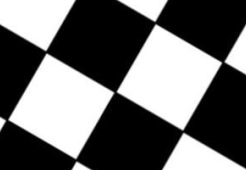
%> input picture 2_Feature_Points/chess.jpg, 246 x 170 px
$ octave chess_HW2_1b.m   (GNU Octave 9; MATLAB toolbox functions it lacks are replaced by stand-ins)
%> lines starting %> are read from the running program, lines starting %| are printed output that depends on the picture
clear all; clc; close all;

I = rgb2gray(imread('chess.jpg')); % read image and change to grayscale
%> I: size 170x246 uint8; min 0, max 255, mean 106.2

%% Using the same Calculation as 3a)
% [Gy, Gx, G] = edge_Sobel(I);
[Gx, Gy] = imgradientxy(I);
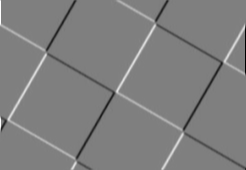
%> Gx: size 170x246 double; min -1020, max 1020, mean 0.3; drawn with min black and max white
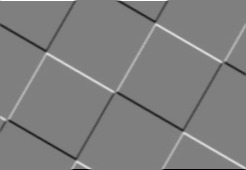
%> Gy: size 170x246 double; min -1020, max 1020, mean -0.6; drawn with min black and max white
M = size(I,1); % # of rows I
%> M = 170
N = size(I,2); % # of columns I
%> N = 246
k = 1;
for i = 1:N
    for j = 1:M
       v = ((i-1)*Gx(j,i)+(j-1)*Gy(j,i))/(Gx(j,i)^2+Gy(j,i)^2);
        if ~isnan(v)
            x0(k,:) = round(v*Gx(j,i));
            y0(k,:) = round(v*Gy(j,i));
            k = k+1;
        end
    end
end
%> after the loop, k = 16373

c = zeros(range(y0)+1,range(x0)+1);
%> c: size 342x341 double; every value is 0
for i = 1:k-1
    if y0(i) ~= 0 && x0(i) ~= 0
        c(y0(i)-min(y0)+1,x0(i)-min(x0)+1) = c(y0(i)-min(y0)+1,x0(i)-min(x0)+1) + 1;
    end
end
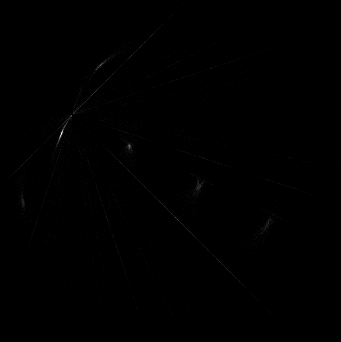
%> c: size 342x341 double; min 0, max 83, mean 0.1; drawn with min black and max white

[max_c,ind] = max(c(:));
%> max_c = 83; ind = 20996
[ind1,ind2] = ind2sub(size(c),ind);
%> ind1 = 134; ind2 = 62
y00 = min(y0)+ind1-1;
%> y00 = 19
x00 = min(x0)+ind2-1;
%> x00 = -11

% [6 lines of commented-out code are left out]

figure(2)
imshow(I);
hold on
x = (1:N)';
%> x = 246 values from 1 to 246
y = y00 - x00/y00*(x - x00);
%> y = 246 values from 25.95 to 167.8
plot(x,y,'LineWidth',4)
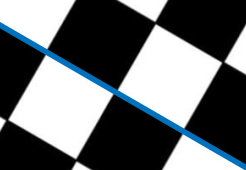
%> figure redrawn from the program's plot data
